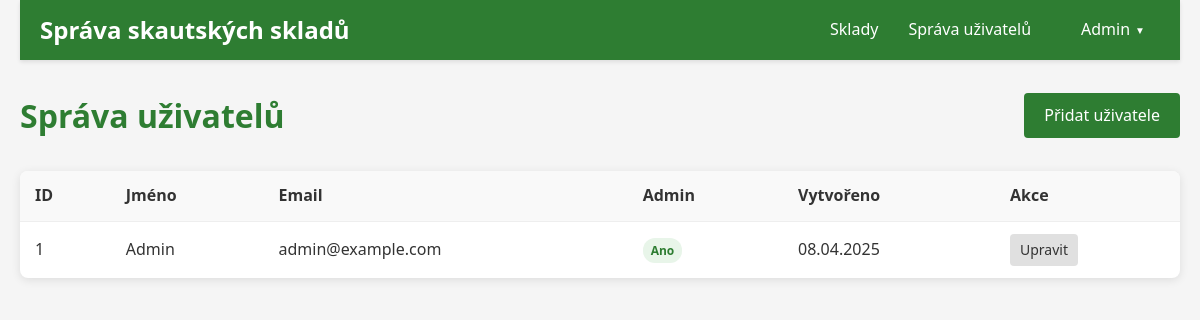
/admin/index.php (signed in), run on the app's committed database.
### tables this page shows
CREATE TABLE users (
    id INT AUTO_INCREMENT PRIMARY KEY,
    name VARCHAR(100) NOT NULL,
    email VARCHAR(100) NOT NULL UNIQUE,
    password VARCHAR(255) NOT NULL,
    is_admin TINYINT(1) DEFAULT 0,
    created_at TIMESTAMP DEFAULT CURRENT_TIMESTAMP
);

### admin/index.php (the view, shortened to what this page needs)
<?php
require_once '../config/database.php';
$stmt = $pdo->query("SELECT * FROM users ORDER BY name");
$users = $stmt->fetchAll();
?>
<!DOCTYPE html>
<html lang="cs">
<head>
    <link rel="stylesheet" href="../css/style.css">
    <link rel="stylesheet" href="admin.css">
</head>
<body>
    <div class="container">
        <?php include 'includes/header.php'; ?>
        <div class="content">
            <div class="page-header">
                <h1>Správa uživatelů</h1>
                <a href="add_user.php" class="btn btn-primary">Přidat uživatele</a>
            </div>
            <div class="admin-table-container">
                <table class="admin-table">
                    <thead>
                        <tr>
                            <th>ID</th>
                            <th>Jméno</th>
                            <th>Email</th>
                            <th>Admin</th>
                            <th>Vytvořeno</th>
                            <th>Akce</th>
                        </tr>
                    </thead>
                    <tbody>
                        <?php foreach($users as $user): ?>
                            <tr>
                                <td><?php echo $user['id']; ?></td>
                                <td><?php echo htmlspecialchars($user['name']); ?></td>
                                <td><?php echo htmlspecialchars($user['email']); ?></td>
                                <td>
                                    <?php if($user['is_admin']): ?>
                                        <span class="badge badge-success">Ano</span>
                                    <?php else: ?>
                                        <span class="badge badge-secondary">Ne</span>
                                    <?php endif; ?>
                                </td>
                                <td><?php echo date('d.m.Y', strtotime($user['created_at'])); ?></td>
                                <td>
                                    <a href="edit_user.php?id=<?php echo $user['id']; ?>" class="btn btn-small btn-secondary">Upravit</a>
                                </td>
                            </tr>
                        <?php endforeach; ?>
                    </tbody>
                </table>
            </div>
        </div>
    </div>
</body>
</html>

### css/style.css (style rules this page uses)
* { margin: 0; padding: 0; box-sizing: border-box; }
body { font-family: 'Segoe UI', Tahoma, Geneva, Verdana, sans-serif; line-height: 1.6; color: #333; background-color: #f5f5f5; }
.container { max-width: 1200px; margin: 0 auto; padding: 0 20px; }
a { color: #2e7d32; text-decoration: none; }
.content { padding: 30px 0; }
.page-header { display: flex; justify-content: space-between; align-items: center; margin-bottom: 30px; }
.page-header h1 { font-size: 2rem; color: #2e7d32; }
.btn { display: inline-block; padding: 10px 20px; border: none; border-radius: 4px; font-size: 1rem; cursor: pointer; text-decoration: none; text-align: center; transition: background-color 0.3s; }
.btn-primary { background-color: #2e7d32; color: white; }
.btn-secondary { background-color: #e0e0e0; color: #333; }
.btn-small { padding: 5px 10px; font-size: 0.875rem; }
.admin-table-container { background-color: white; border-radius: 8px; box-shadow: 0 2px 10px rgba(0, 0, 0, 0.1); overflow: hidden; }
.admin-table { width: 100%; border-collapse: collapse; }
.admin-table th, .admin-table td { padding: 12px 15px; text-align: left; border-bottom: 1px solid #eee; }
.admin-table th { background-color: #f9f9f9; font-weight: 600; }
.admin-table tr:last-child td { border-bottom: none; }
.badge { display: inline-block; padding: 3px 8px; border-radius: 12px; font-size: 0.75rem; font-weight: 600; }
.badge-success { background-color: #e8f5e9; color: #2e7d32; }

### admin/admin.css (style rules this page uses)
.admin-table-container { background-color: white; border-radius: 8px; box-shadow: 0 2px 10px rgba(0, 0, 0, 0.1); overflow: hidden; }
.admin-table { width: 100%; border-collapse: collapse; }
.admin-table th, .admin-table td { padding: 12px 15px; text-align: left; border-bottom: 1px solid #eee; }
.admin-table th { background-color: #f9f9f9; font-weight: 600; }
.admin-table tr:last-child td { border-bottom: none; }
.badge { display: inline-block; padding: 3px 8px; border-radius: 12px; font-size: 0.75rem; font-weight: 600; }
.badge-success { background-color: #e8f5e9; color: #2e7d32; }

### data on the page
users: id "1", name "Admin", email "admin@example.com", is_admin "Ano", created_at "08.04.2025"

### other printed values
$_SESSION['user_name'] "Admin"
